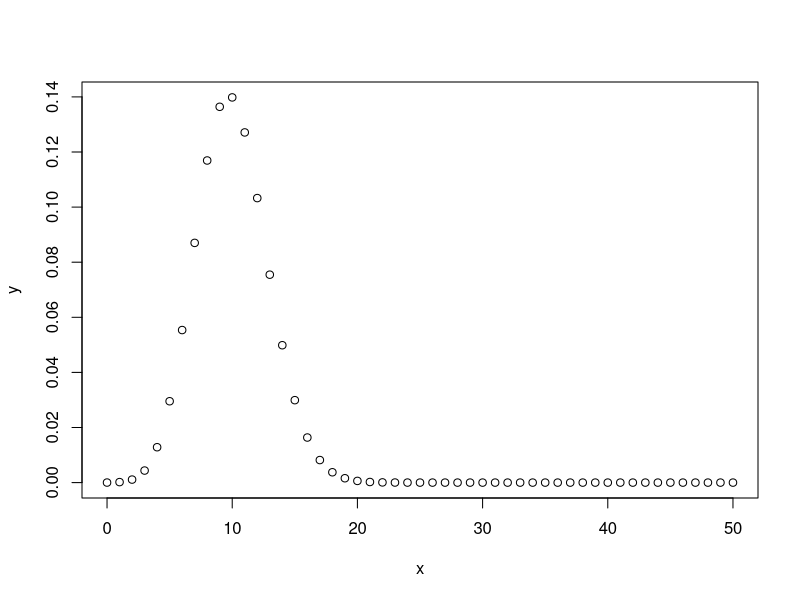
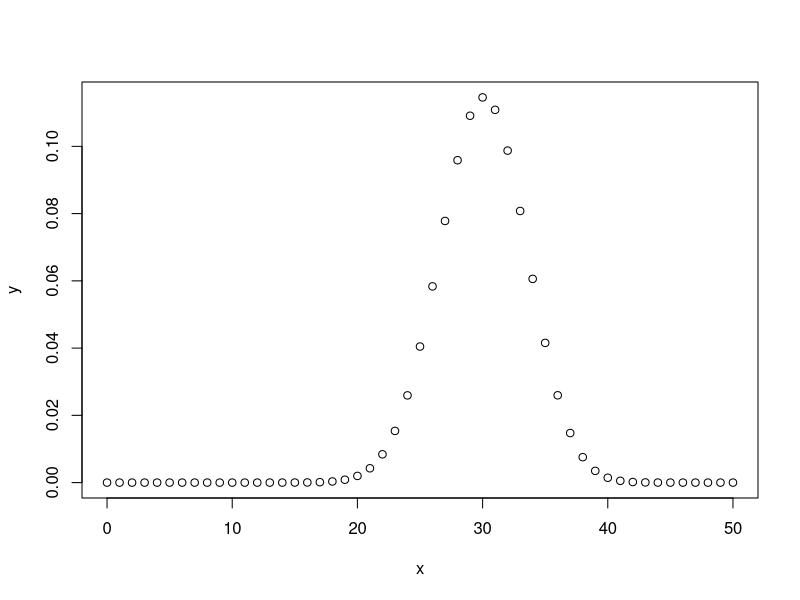
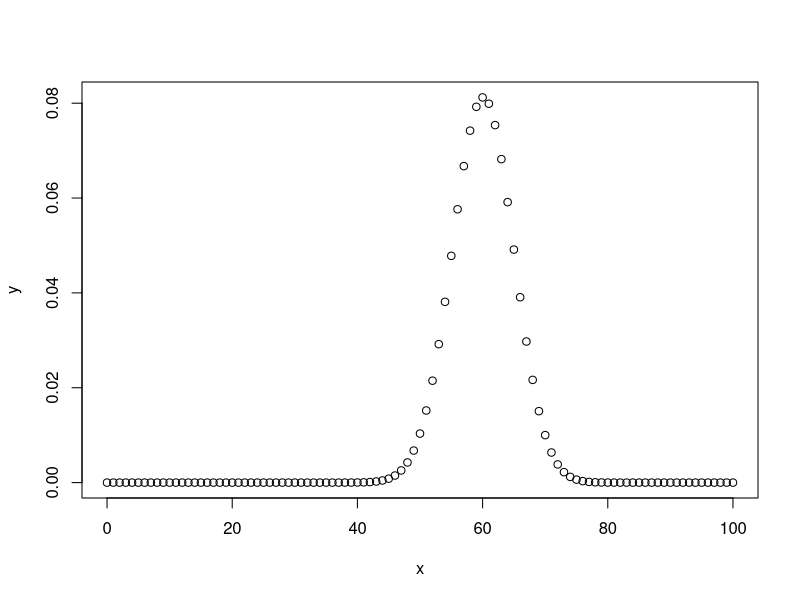

The R source for these figures, in order:
###########################################################
# Class demonstrating dealing with reference distributions
# of a random variable.
###########################################################

# Binomial distribution
# Two possible outcomes for N trials, each with prob = p
#
# mean = Np
# var = Np(1-p)
# P(x) = (N choose x)(p^x)(1-p)^(N - x)
# (N choose x) = N! / (x!(N-x)!)

# P(0H) for 2 flips of 0.5 coin
dbinom(0,2,.5)
# P(1H)
dbinom(1,2,.5)
# cumalative probability of 0 to 1H for 2 flips of 0.4 coin
pbinom(1,2,.4)

# need to create a sequence of x, which represents the successes in the trials
# so 0H, 1H, 2H, 3H, etc. Then map probabilities via dbinom
x <- seq(0,50,by=1)
y <- dbinom(x,50,0.2)
plot(x,y)
y <- dbinom(x,50,0.6)
plot(x,y)
x <- seq(0,100,by=1)
y <- dbinom(x,100,0.6)
plot(x,y)

# Poisson distribution